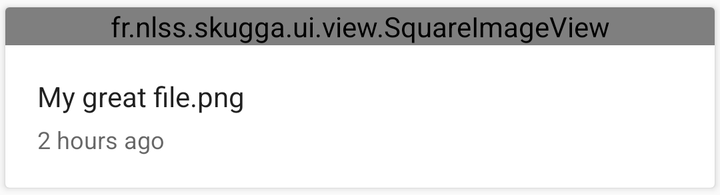
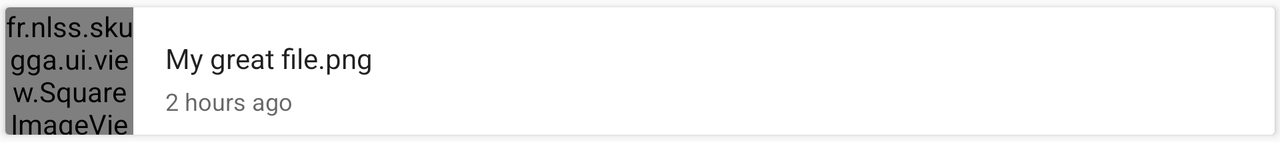

First picture: res/layout/ on a phone held upright. Second picture: the repository's own variant of that layout, on a device whose configuration matches the variant's folder. Source for both follows.
<!-- AndroidManifest.xml: application theme AppTheme -->
<!-- res/layout/file_item.xml -->
<?xml version="1.0" encoding="utf-8"?>
<android.support.v7.widget.CardView xmlns:android="http://schemas.android.com/apk/res/android"
                                    xmlns:card_view="http://schemas.android.com/apk/res-auto"
                                    xmlns:tools="http://schemas.android.com/tools"
                                    android:layout_width="match_parent"
                                    android:layout_height="wrap_content"
                                    android:foreground="?android:attr/selectableItemBackground"
                                    card_view:cardUseCompatPadding="true">

    <RelativeLayout
        android:layout_width="match_parent"
        android:layout_height="wrap_content"
        android:layout_marginBottom="16dip">

        <TextView
            android:id="@+id/extensionTextView"
            android:layout_width="match_parent"
            android:layout_height="match_parent"
            android:layout_above="@+id/titleView"
            android:layout_alignParentTop="true"
            android:layout_marginEnd="16dip"
            android:layout_marginStart="16dip"
            android:ellipsize="end"
            android:gravity="center"
            android:singleLine="true"
            android:textColor="#ffc9c9c9"
            android:textSize="30sp"
            tools:text="GIF"/>

        <fr.nlss.skugga.ui.view.SquareImageView
            android:id="@+id/thumbnailView"
            android:layout_width="match_parent"
            android:layout_height="wrap_content"
            android:scaleType="centerCrop"/>

        <TextView
            android:id="@+id/titleView"
            android:layout_width="match_parent"
            android:layout_height="wrap_content"
            android:layout_below="@id/thumbnailView"
            android:layout_marginEnd="16dip"
            android:layout_marginStart="16dip"
            android:layout_marginTop="16dip"
            android:ellipsize="end"
            android:singleLine="true"
            android:textAppearance="@style/TextAppearance.AppCompat.Body1"
            tools:text="My great file.png"/>

        <TextView
            android:id="@+id/subtitleView"
            android:layout_width="match_parent"
            android:layout_height="wrap_content"
            android:layout_below="@id/titleView"
            android:layout_marginEnd="16dip"
            android:layout_marginStart="16dip"
            android:layout_marginTop="4dip"
            android:ellipsize="end"
            android:singleLine="true"
            android:textAppearance="@style/TextAppearance.AppCompat.Caption"
            tools:text="2 hours ago"/>
    </RelativeLayout>

</android.support.v7.widget.CardView>
<!-- resources referenced by this layout -->
<resources>
  <!-- from res/values-v21/ -->
  <style name="AppTheme" parent="Theme.AppCompat.Light.NoActionBar">
          <item name="android:colorPrimary">@color/defaults_primary</item>
          <item name="android:colorPrimaryDark">@color/defaults_secondary</item>
          <item name="android:colorAccent">@color/defaults_primary</item>
          <item name="colorPrimary">@color/defaults_primary</item>
      </style>
  <color name="defaults_primary">#9C27B0</color>
  <color name="defaults_secondary">#ff5c1968</color>
</resources>
<!-- res/layout-land/file_item.xml (the repository's variant of the layout above) -->
<!-- drawn on the phone turned sideways -->
<?xml version="1.0" encoding="utf-8"?>
<android.support.v7.widget.CardView xmlns:android="http://schemas.android.com/apk/res/android"
                                    xmlns:card_view="http://schemas.android.com/apk/res-auto"
                                    xmlns:tools="http://schemas.android.com/tools"
                                    android:layout_width="match_parent"
                                    android:layout_height="wrap_content"
                                    android:foreground="?android:attr/selectableItemBackground"
                                    card_view:cardUseCompatPadding="true">

    <RelativeLayout
        android:layout_width="match_parent"
        android:layout_height="wrap_content">

        <TextView
            android:id="@+id/extensionTextView"
            android:layout_width="64dip"
            android:layout_height="64dip"
            android:ellipsize="end"
            android:gravity="center"
            android:singleLine="true"
            android:textColor="#ffc9c9c9"
            android:textSize="20sp"
            tools:text="GIF"/>

        <fr.nlss.skugga.ui.view.SquareImageView
            android:id="@+id/thumbnailView"
            android:layout_width="64dip"
            android:layout_height="64dip"
            android:scaleType="centerCrop"/>

        <TextView
            android:id="@+id/titleView"
            android:layout_width="match_parent"
            android:layout_height="wrap_content"
            android:layout_toEndOf="@id/thumbnailView"
            android:layout_marginEnd="16dip"
            android:layout_marginStart="16dip"
            android:layout_marginTop="16dip"
            android:ellipsize="end"
            android:singleLine="true"
            android:textAppearance="@style/TextAppearance.AppCompat.Body1"
            tools:text="My great file.png"/>

        <TextView
            android:id="@+id/subtitleView"
            android:layout_width="match_parent"
            android:layout_height="wrap_content"
            android:layout_toEndOf="@id/thumbnailView"
            android:layout_below="@id/titleView"
            android:layout_marginEnd="16dip"
            android:layout_marginStart="16dip"
            android:layout_marginTop="4dip"
            android:ellipsize="end"
            android:singleLine="true"
            android:textAppearance="@style/TextAppearance.AppCompat.Caption"
            tools:text="2 hours ago"/>
    </RelativeLayout>

</android.support.v7.widget.CardView>
